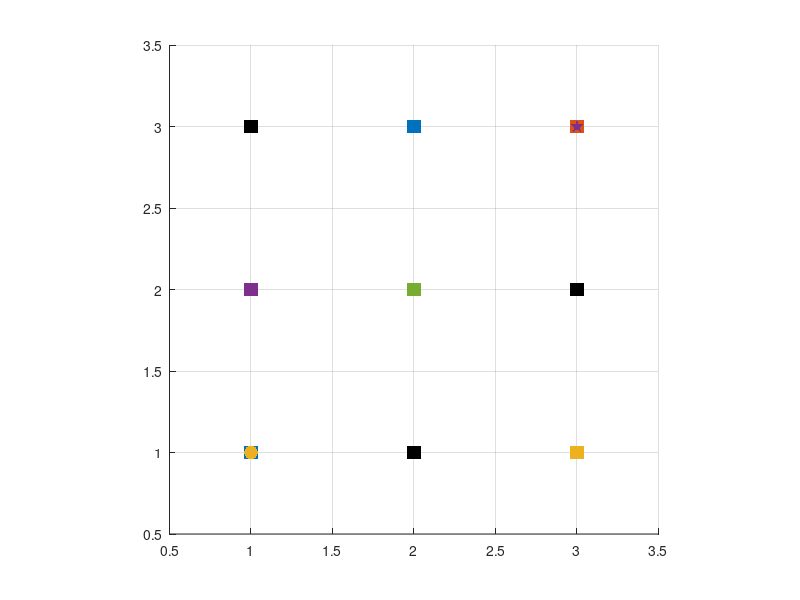

Here is the MATLAB script that generated this plot:
map=[0 1 0;0 0 1;1 0 0];
start_pos=[1,1];
goal_pos=[3,3];
[height,width]=size(map);
figure;
hold on;
axis equal;
grid on;
xlim([0.5,width+0.5]);
ylim([0.5,height+0.5]);
for i=1:height
    for j=1:width
        x=j;
        y=i;
        if map(i,j)==1
            scatter(x,y,100,'k','s','filled');
        else
            scatter(x,y,100,'white','s','filled');
        end
    end
end
scatter(start_pos(2),start_pos(1),100,'green','o','filled');
scatter(goal_pos(2),goal_pos(1),100,'red','p','filled');
hold off